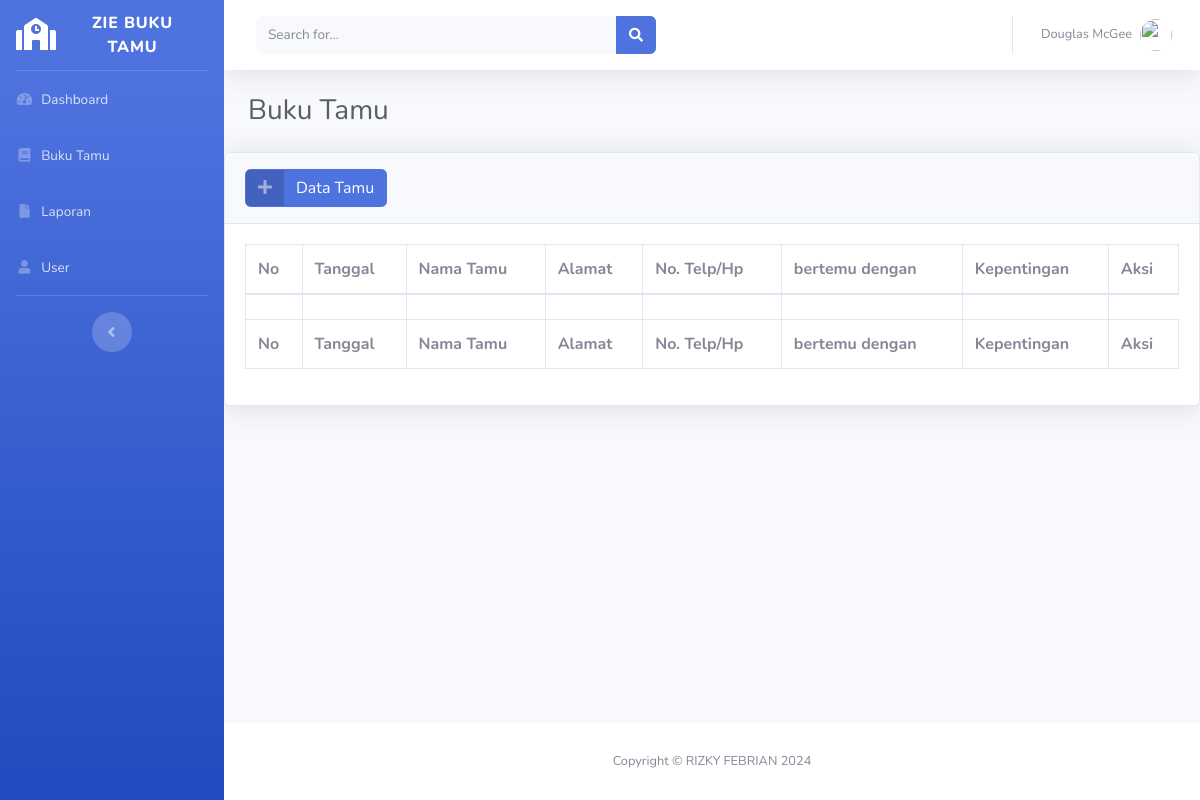
The app's page /buku-tamu.php, older data.
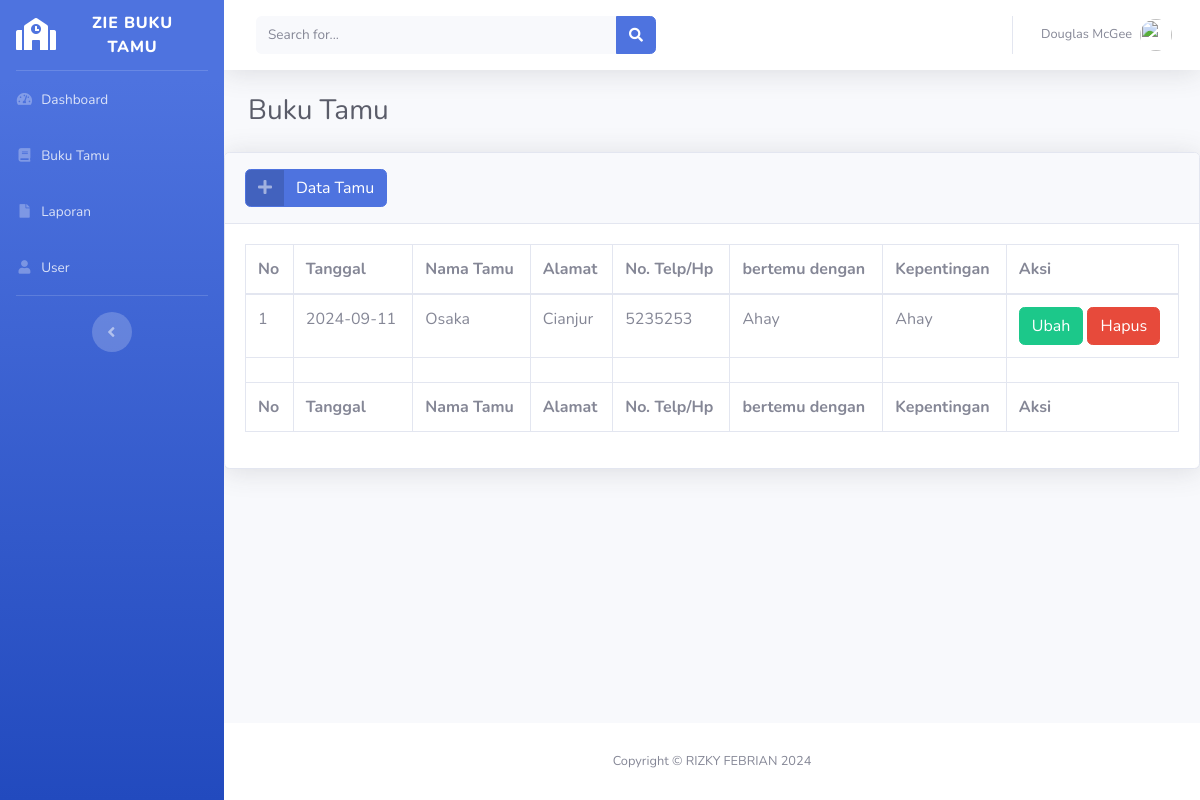
The same page, newer data.
### tables this page shows
CREATE TABLE `buku_tamu` (
  `id_tamu` varchar(5) NOT NULL,
  `tanggal` date NOT NULL,
  `nama_tamu` varchar(255) NOT NULL,
  `alamat` text NOT NULL,
  `no_hp` varchar(13) NOT NULL,
  `bertemu` varchar(255) NOT NULL,
  `kepentingan` varchar(255) NOT NULL
);

### function.php (called while the page is built, shortened)
<?php
require_once('koneksi.php');
function query($query) {
    global $koneksi;
    $result = mysqli_query($koneksi, $query);
    $rows = [];
    while ($row = mysqli_fetch_assoc($result)) {
        $rows[] = $row;
    }
    return $rows;
}
?>

### buku-tamu.php (the view, shortened to what this page needs)
<?php
require_once('function.php');
include_once('templates/header.php');
?>
<div class="container-fluid">
<h1 class="h3 mb-4 text-gray-800">Buku Tamu</h1>
</div>
<div class="card shadow mb-4">
                        <div class="card-header py-3">
                            <button type="button" class="btn btn-primary btn-icon-split" data-toggle="modal" data-target="#tambahModal">
                                <span class="icon text-white-50">
                                    <i class="fas fa-plus"></i>
                                </span>
                                <span class="text">Data Tamu</span>
                            </button>
                        </div>
                        <div class="card-body">
                            <div class="table-responsive">
                                <table class="table table-bordered" id="dataTable" width="100%" cellspacing="0">
                                    <thead>
                                        <tr>
                                            <th>No</th>
                                            <th>Tanggal</th>
                                            <th>Nama Tamu</th>
                                            <th>Alamat</th>
                                            <th>No. Telp/Hp</th>
                                            <th>bertemu dengan</th>
                                            <th>Kepentingan</th>
                                            <th>Aksi</th>
                                        </tr>
                                    </thead>
                                    <tbody>
                                       <?php
                                       $no = 1;
                                       $buku_tamu = query("SELECT * FROM buku_tamu");
                                       foreach($buku_tamu as $tamu) :?>
                                       <tr>
                                        <td><?= $no++; ?></td>
                                        <td><?= $tamu['tanggal'] ?></td>
                                        <td><?= $tamu['nama_tamu'] ?></td>
                                        <td><?= $tamu['alamat'] ?></td>
                                        <td><?= $tamu['no_hp'] ?></td>
                                        <td><?= $tamu['bertemu'] ?></td>
                                        <td><?= $tamu['kepentingan'] ?></td>
                                        <td><button class="btn btn-success" type="button">Ubah</button>
                                            <button class="btn btn-danger" type="button">Hapus</button></td>
                                       </tr>
                                       <?php endforeach; ?>
                                    </tbody>
                                    <tfoot>
                                        <tr>
                                            <th>No</th>
                                            <th>Tanggal</th>
                                            <th>Nama Tamu</th>
                                            <th>Alamat</th>
                                            <th>No. Telp/Hp</th>
                                            <th>bertemu dengan</th>
                                            <th>Kepentingan</th>
                                            <th>Aksi</th>
                                        </tr>
                                    </tfoot>
                                    <tbody>
                                        <tr>
                                            <td></td>
                                            <td></td>
                                            <td></td>
                                            <td></td>
                                            <td></td>
                                            <td></td>
                                            <td></td>
                                        </tr>
                                    </tbody>
                                </table>
                            </div>
                        </div>
                    </div>
<?php
include_once('templates/footer.php')
?>

### templates/header.php (shortened to what this page needs)
<!DOCTYPE html>
<html lang="en">
<head>
    <link href="assets/vendor/fontawesome-free/css/all.min.css" rel="stylesheet" type="text/css">
    <link href="assets/css/sb-admin-2.min.css" rel="stylesheet">
     <link href="vendor/datatables/dataTables.bootstrap4.min.css" rel="stylesheet">
</head>
<body id="page-top">
    <div id="wrapper">
        <ul class="navbar-nav bg-gradient-primary sidebar sidebar-dark accordion" id="accordionSidebar">
            <a class="sidebar-brand d-flex align-items-center justify-content-center" href="index.html">
                <div class="sidebar-brand-icon rotate-n-0">
                    <i class="fas fa-school"></i>
                </div>
                <div class="sidebar-brand-text mx-3">ZIE BUKU TAMU <sup></sup></div>
            </a>
            <hr class="sidebar-divider my-0">
            <li class="nav-item">
                <a class="nav-link" href="index.html">
                    <i class="fas fa-fw fa-tachometer-alt"></i>
                    <span>Dashboard</span></a>
            </li>
            <li class="nav-item">
                <a class="nav-link" href="charts.html">
                    <i class="fas fa-fw fa-book"></i>
                    <span>Buku Tamu</span></a>
            </li>
            <li class="nav-item">
                <a class="nav-link" href="charts.html">
                    <i class="fas fa-fw fa-file"></i>
                    <span>Laporan</span></a>
            </li>
            <li class="nav-item">
                <a class="nav-link" href="tables.html">
                    <i class="fas fa-fw fa-user"></i>
                    <span>User</span></a>
            </li>
            <hr class="sidebar-divider d-none d-md-block">
            <div class="text-center d-none d-md-inline">
                <button class="rounded-circle border-0" id="sidebarToggle"></button>
            </div>
        </ul>
        <div id="content-wrapper" class="d-flex flex-column">
            <div id="content">
                <nav class="navbar navbar-expand navbar-light bg-white topbar mb-4 static-top shadow">
                    <form
                        class="d-none d-sm-inline-block form-inline mr-auto ml-md-3 my-2 my-md-0 mw-100 navbar-search">
                        <div class="input-group">
                            <input type="text" class="form-control bg-light border-0 small" placeholder="Search for..."
                                aria-label="Search" aria-describedby="basic-addon2">
                            <div class="input-group-append">
                                <button class="btn btn-primary" type="button">
                                    <i class="fas fa-search fa-sm"></i>
                                </button>
                            </div>
                        </div>
                    </form>
                    <ul class="navbar-nav ml-auto">
                        <li class="nav-item dropdown no-arrow">
                            <a class="nav-link dropdown-toggle" href="#" id="userDropdown" role="button"
                                data-toggle="dropdown" aria-haspopup="true" aria-expanded="false">
                                <span class="mr-2 d-none d-lg-inline text-gray-600 small">Douglas McGee</span>
                                <img class="img-profile rounded-circle"
                                    src="img/undraw_profile.svg">
                            </a>
                        </li>
                    </ul>
                </nav>

### templates/footer.php (shortened to what this page needs)
</div>
            <footer class="sticky-footer bg-white">
                <div class="container my-auto">
                    <div class="copyright text-center my-auto">
                        <span>Copyright &copy; RIZKY FEBRIAN 2024</span>
                    </div>
                </div>
            </footer>
        </div>
    </div>
</body>
</html>

Row changes from the older to the newer data that the page shows:
added buku_tamu: tanggal "2024-09-11", nama_tamu "Osaka", alamat "Cianjur", no_hp "5235253", bertemu "Ahay", kepentingan "Ahay"
